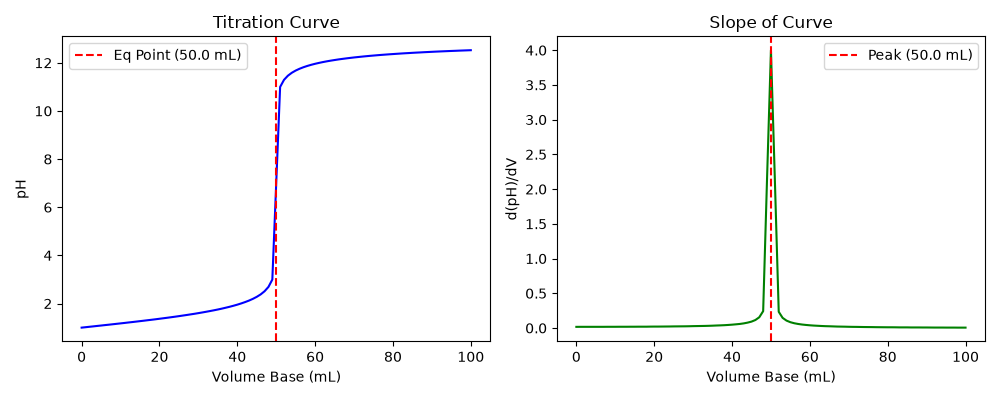

Reproduce this figure in Python.
import numpy as np
import matplotlib.pyplot as plt

# TODO 1: Read titration.csv
data = np.loadtxt('titration.csv', delimiter=',', skiprows=1)
V, pH = data[:, 0], data[:, 1]

# TODO 2: Compute slope and find peak
slope = np.gradient(pH, V)
eq_idx = np.argmax(slope)
eq_vol = V[eq_idx]
print("Equivalence Volume:", eq_vol, "mL")

# TODO 3: Plot side-by-side
fig, (ax1, ax2) = plt.subplots(1, 2, figsize=(10, 4))

ax1.plot(V, pH, color='blue')
ax1.axvline(eq_vol, color='red', linestyle='--', label=f'Eq Point ({eq_vol} mL)')
ax1.set_xlabel('Volume Base (mL)')
ax1.set_ylabel('pH')
ax1.set_title('Titration Curve')
ax1.legend()

ax2.plot(V, slope, color='green')
ax2.axvline(eq_vol, color='red', linestyle='--', label=f'Peak ({eq_vol} mL)')
ax2.set_xlabel('Volume Base (mL)')
ax2.set_ylabel('d(pH)/dV')
ax2.set_title('Slope of Curve')
ax2.legend()

plt.tight_layout()
plt.savefig('titration.png')
print("titration.png saved successfully!")
